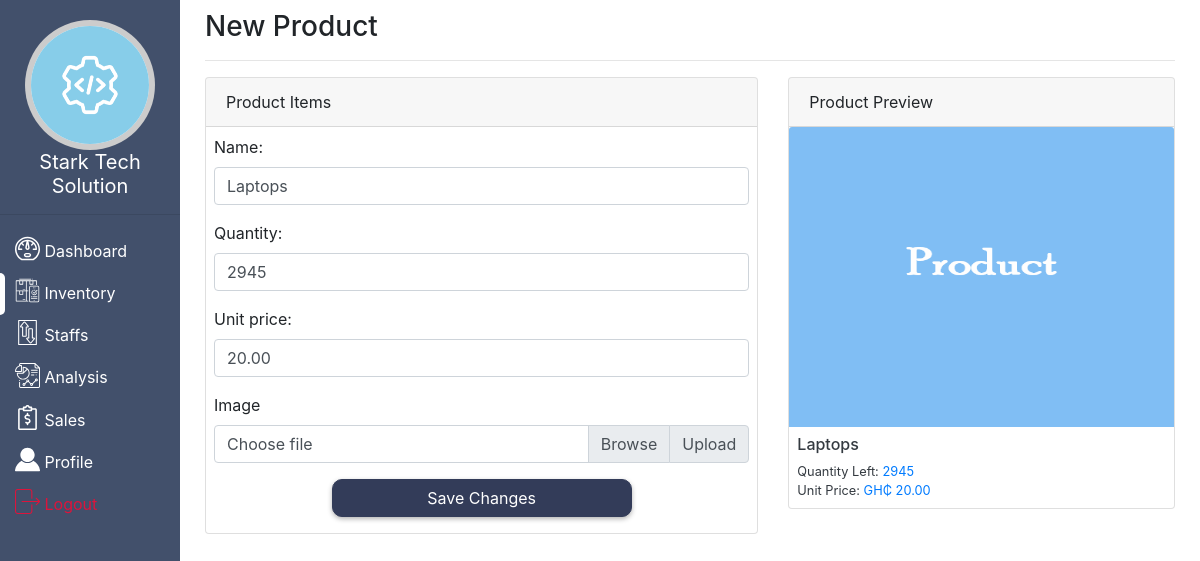
The app's page /inventory/1/edit/ (signed in) with its own data.
### app/models.py (models this page shows, shortened)
class CompanyDetails(models.Model):
    user = models.OneToOneField(User,on_delete = models.CASCADE)
    name = models.CharField(max_length = 100)
    image = models.ImageField(upload_to = 'company_logo',default = "default_company_logo.png")
    mobile1 = models.CharField(max_length = 30)
    mobile2 = models.CharField(max_length = 30, null = True, blank  = True)
    location = models.CharField(max_length = 200)

class Product(models.Model):
    company = models.ForeignKey(CompanyDetails,on_delete = models.CASCADE)
    name = models.CharField(max_length = 200)
    unit_price = models.DecimalField(decimal_places = 2, max_digits = 65,default = 0.00)
    quantity = models.PositiveIntegerField(default = 1)
    image = models.ImageField(upload_to = f"product_images",default = 'product_logo.png')

### app/views.py (the view, shortened to what this page needs)
# urls.py: path('inventory/<int:pk>/edit/',app_views.InventoryEditView.as_view(),name = 'inventory_edit'),
class InventoryEditView(LoginRequiredMixin,generic.UpdateView):
    model = Product
    fields = ['name','quantity','unit_price','image']
    template_name = 'app/inventory_form.html'
    def get_context_data(self,*args,**kwargs):
        context = super().get_context_data(*args,**kwargs)
        context['update'] = True
        return context

### app/templates/app/inventory_form.html (shortened to what this page needs)
{% extends 'app/base.html' %}
{% load static %}
{% block content %}
    <div class="container-fluid">
       <h3>New Product</h3><hr/>
        <form action="." enctype="multipart/form-data" method="post">
            <div class="row">
                <div class="col-md-7">
                    <div class="card h-100">
                        <div class="card-header">Product Items</div>
                        <div class="card-body p-2">
                            <div class="form-group">
                                {{form.name.label_tag}}
                                {{form.name}}
                            </div>
                            <div class="form-group">
                                {{form.quantity.label_tag}}
                                {{form.quantity}}
                            </div>
                            <div class="form-group">
                                {{form.unit_price.label_tag}}
                                {{form.unit_price}}
                            </div>
                            <div class="form-group">
                                <label for="id_image">Image</label>
                                <div class="input-group mb-3">
                                  <div class="custom-file">
                                    <label class="custom-file-label" for="id_image" aria-describedby="inputGroupFileAddon02">Choose file</label>
                                  </div>
                                  <div class="input-group-append">
                                    <span class="input-group-text">Upload</span>
                                  </div>
                                </div>
                            </div>
                            <div style="max-width: 300px;margin: auto;">
                               {% if update %}
                                    <input type="submit" class="btn btn-block mt-2 mb-2" value="Save Changes">
                               {% else %}
                                    <input type="submit" class="btn btn-block mt-2 mb-2" value="Create">
                               {% endif %}
                            </div>
                        </div>
                    </div>
                </div>
                <div class="col-md-5 mt-3 mt-md-0 mb-4">
                    <div class="card">
                        <div class="card-header">Product Preview</div>
                        {% if update %}
                            <img height="300px" src="{{object.image.url}}" id="image" class="card-img-top" alt="">
                        {% else %}
                            <img height="300px" src="{% static 'app/images/product_logo.png' %}" id="image" class="card-img-top" alt="">
                        {% endif %}
                        <div class="card-body p-2">
                            {% if update %}
                                <h6 class="text-dark" style="text-overflow: ellipsis;width: 100%;white-space: nowrap;overflow: hidden;" id="name">{{ object.name }}</h6>
                                <p class="text-dark small m-auto">
                                    Quantity Left:
                                    <span class = 'text-primary' id="qty">{{ object.quantity }}</span>
                                </p>
                                <p class="text-dark small m-auto">
                                    Unit Price:
                                    <span class = 'text-primary' id="price">GH&#8373; {{ object.unit_price }}</span>
                                </p>
                            {% endif %}
                        </div>
                    </div>
                </div>
            </div>
        </form>
    </div>
{% endblock %}

### app/templates/app/base.html (shortened to what this page needs)
{% load static %}
<!DOCTYPE html>
<html lang="en">
<head>
    <link rel="stylesheet" href="{% static 'app\bootstrap.min.css' %}">
</head>
<body>
   <div id="side-menu">
       <img src="{{ user.companydetails.image.url }}" style ='background: white;width: 130px;border-radius: 50%;height: 130px;border: 6px solid rgba(0,0,0,.2);margin-top: 20px' alt="">
       <h5 style="font-weight: 400;">{{ user.companydetails.name }}</h5>
       <hr/>
       <ul>
           <li><a href="{% url 'app:home' %}" id="active">
              <img src="{% static 'app/images/dashboard.svg' %}" style="width: 25px;position: relative;bottom:4px" alt="">
               <span>Dashboard</span>
            </a></li>
           <li><a href="{% url 'app:inventory' %}">
              <img src="{% static 'app/images/inventory.svg' %}" style="width: 25px;position: relative;bottom:4px" alt="">
               <span>Inventory</span>
            </a></li>
            <li><a href="{% url 'app:staffs' %}">
              <img src="{% static 'app/images/transaction.svg' %}" style="width: 25px;position: relative;bottom:4px" alt="">
               <span>Staffs</span>
            </a></li>
           <li><a href="{% url 'app:analysis' %}">
              <img src="{% static 'app/images/analysis.svg' %}" style="width: 25px;position: relative;bottom:4px" alt="">
               <span>Analysis</span>
            </a></li>
           <li><a href="{% url 'app:sales_report' %}">
              <img src="{% static 'app/images/sales.svg' %}" style="width: 25px;position: relative;bottom:4px" alt="">
               <span>Sales</span>
            </a></li>
            <li><a href="{% url 'company:profile' %}">
              <img src="{% static 'app/images/profile.svg' %}" style="width: 25px;position: relative;bottom:4px" alt="">
              <span>Profile</span>
            </a></li>
           <li><a href="{% url 'company:logout' %}">
              <img src="{% static 'app/images/logout.svg' %}" style="width: 25px;position: relative;bottom:4px" alt="">
               <span>Logout</span>
            </a></li>
       </ul>
   </div>
   <div id="main-content">
       {% block content %}
       {% endblock %}
   </div>
</body>
</html>

### app/templates/app/base.html (style rules this page uses)
#side-menu { width: 180px; height: 100vh; position: fixed; top: 0px; left: 0px; background: #42506b; text-align: center; color: white; transition: all .3s ease-in-out; }
#side-menu > ul { margin: auto; padding: 0px; list-style: none; text-align: left; }
#side-menu > ul > li > a { display: block; padding: 8px 15px; color: white; position: relative; }
#side-menu > ul > li:last-child > a { color: crimson; }
#side-menu #active::before { content: ''; display: block; background: white; width: 5px; border-radius: 0px 5px 5px 0px; height: 100%; position: absolute; top: 0px; left: 0px; }
#main-content { width: calc(100% - 200px); height: 300px; position: relative; top: 10px; left: 190px; transition: all 0.3s ease-in-out; }

### app/templates/app/inventory_form.html (style rules this page uses)
input[type = submit] { border: thin solid #333c59; background: #333c59; color: white; border-radius: 10px; box-shadow: 0px 2px 5px rgba(0,0,0,.3); transition: all .2s ease-in-out; }

### records on screen
Product: name "Laptops", quantity "2945", unit_price "20.00", image (picture)

### other values on screen
{{ user.companydetails.name }} "Stark Tech Solution"
